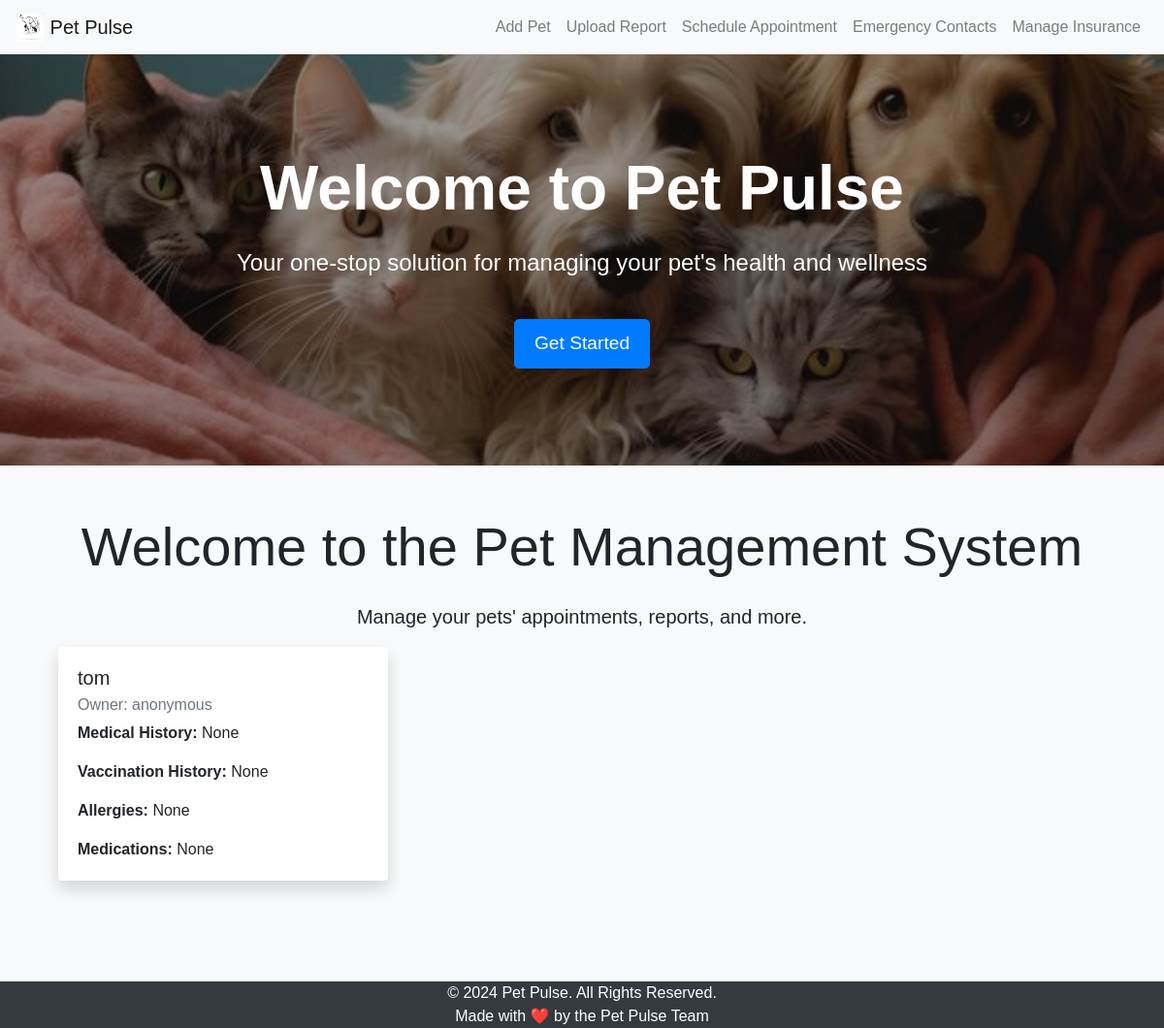
The page / on the database its author committed.
### tables this page shows
CREATE TABLE pets (
                    id INTEGER PRIMARY KEY AUTOINCREMENT,
                    name TEXT NOT NULL,
                    owner TEXT NOT NULL,
                    vaccination_history TEXT,
                    medical_history TEXT,
                    allergies TEXT,
                    medications TEXT
                );

### routes.py (the view)
@main_blueprint.route('/')
def index():
    pets = fetch_all_pets()
    return render_template('index.html', pets=pets)

### models.py (called while the page is built)
def get_db_connection():
    conn = sqlite3.connect('petpulse/petpulse.db')
    conn.row_factory = sqlite3.Row
    return conn

def fetch_all_pets():
    conn = get_db_connection()
    pets = conn.execute('SELECT * FROM pets').fetchall()
    conn.close()
    return pets

### templates/index.html (shortened to what this page needs)
{% extends 'base.html' %}
{% block content %}
<div class="container mt-4">
    <h1 class="display-4 text-center mb-4">Welcome to the Pet Management System</h1>
    <p class="lead text-center">Manage your pets' appointments, reports, and more.</p>
    <div class="row">
        {% for pet in pets %}
        <div class="col-sm-12 col-md-6 col-lg-4 mb-4">
            <div class="card border-primary shadow">
                <div class="card-body">
                    <h5 class="card-title">{{ pet.name }}</h5>
                    <h6 class="card-subtitle mb-2 text-muted">Owner: {{ pet.owner }}</h6>
                    <p class="card-text"><strong>Medical History:</strong> {{ pet.medical_history }}</p>
                    <p class="card-text"><strong>Vaccination History:</strong> {{ pet.vaccination_history }}</p>
                    <p class="card-text"><strong>Allergies:</strong> {{ pet.allergies }}</p>
                    <p class="card-text"><strong>Medications:</strong> {{ pet.medications }}</p>
                </div>
            </div>
        </div>
        {% endfor %}
    </div>
</div>
{% endblock %}

### rows shown on the page
pets: name "tom", owner "anonymous", medical_history "None", vaccination_history "None", allergies "None", medications "None"
